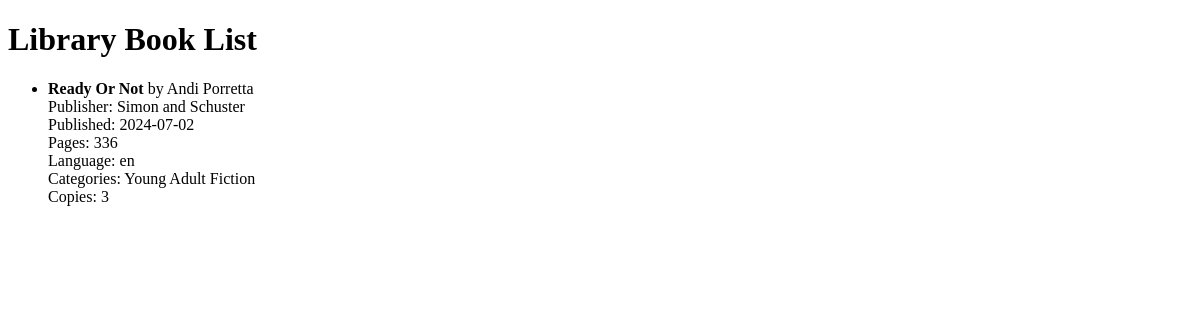
/books/, run on an earlier commit of the app's database.
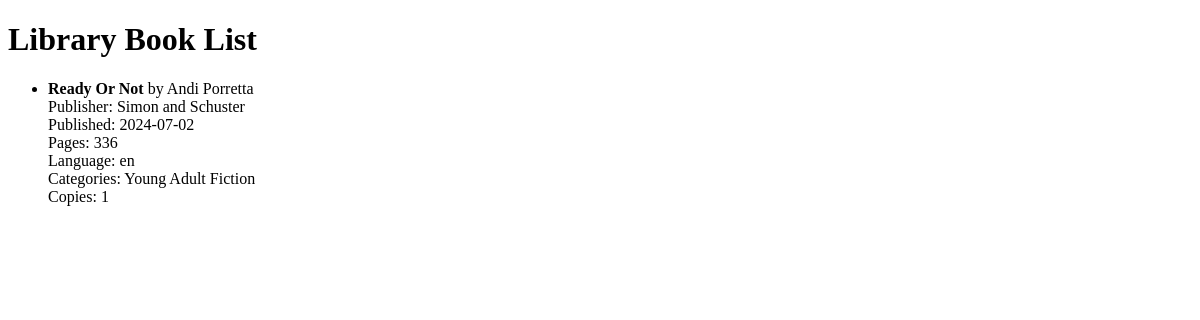
And on a later commit of the database.
### books/models.py (models this page shows, shortened)
class Book(models.Model):
    title = models.CharField(max_length=200)
    author = models.CharField(max_length=100)
    published_year = models.CharField(max_length=20, blank=True, null=True)
    publisher = models.CharField(max_length=200, blank=True, null=True)
    description = models.TextField(blank=True, null=True)
    page_count = models.IntegerField(blank=True, null=True)
    language = models.CharField(max_length=10, blank=True, null=True)
    categories = models.CharField(max_length=200, blank=True, null=True)
    isbn = models.CharField(max_length=20, null=True, blank=True)
    copies = models.PositiveIntegerField(default=1)
    price = models.DecimalField(max_digits=6, decimal_places=2, null=True, blank=True)
    hardback_copies = models.PositiveIntegerField(null=True, blank=True)
    papperback_copies = models.PositiveIntegerField(null=True, blank=True)
    new_copies = models.PositiveIntegerField(null=True, blank=True)
    used_copies = models.PositiveIntegerField(null=True, blank=True)

### books/views.py (the view)
# urls.py: path('books/', book_list, name='book_list'),
def book_list(request):
    books = Book.objects.all()
    return render(request, 'books/book_list.html', {'books': books})

### books/templates/books/book_list.html (shortened to what this page needs)
<!DOCTYPE html>
<html>
<head>
</head>
<body>
    <h1>Library Book List</h1>
    <ul>
        {% for book in books %}
            <li>
                <strong>{{ book.title }}</strong> by {{ book.author }}<br>
                {% if book.publisher %}Publisher: {{ book.publisher }}<br>{% endif %}
                {% if book.published_year %}Published: {{ book.published_year }}<br>{% endif %}
                {% if book.page_count %}Pages: {{ book.page_count }}<br>{% endif %}
                {% if book.language %}Language: {{ book.language }}<br>{% endif %}
                {% if book.categories %}Categories: {{ book.categories }}<br>{% endif %}
                Copies: {{ book.copies }}
            </li>
        {% empty %}
            <li>No books found.</li>
        {% endfor %}
    </ul>
</body>
</html>

What changed in the data, as far as the page shows it:
changed Book "Ready Or Not": copies "3" → "1"
